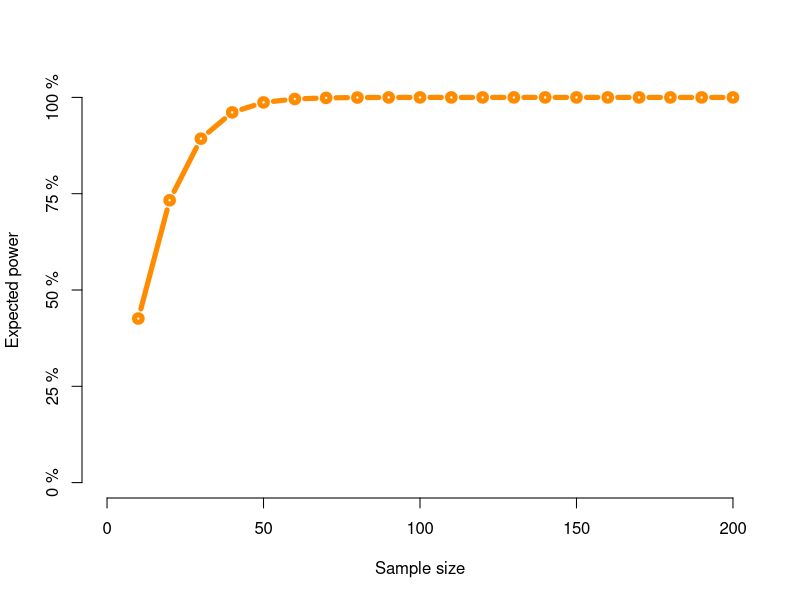
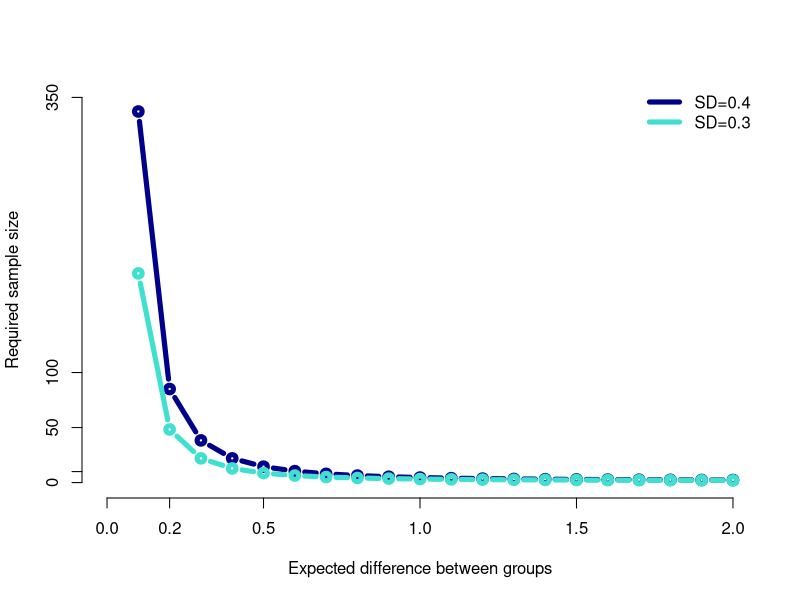

Write R code to recreate these figures, in order.
## ---- chunk 1
# 已知样本量计算power
power.prop.test(n=30,p1=0.5,p2=0.5) 

# 已知power计算样本量
power.prop.test(power=0.8,p1=0.7,p2=0.3) 


## ---- chunk 2
# 已知样本量求power
power.t.test(n=28,delta=0.5,sd=0.28,type="two.sample")   # 均值差值为0.5，离散程度sd为0.28

# 已知power求样本量
power.t.test(power=0.8,delta=0.5,sd=0.28,type="two.sample") 


## ---- chunk 3
# 已知样本量求power，然后画散点图
samplesizes <- seq(from=10,to=200,by=10)
power.samplesizes <- power.prop.test(n=samplesizes,p1=0.7,p2=0.3)$power
plot(samplesizes,
     power.samplesizes,
     xlim=c(0,200),
     xlab="Sample size",
     ylab="Expected power",
     ylim=c(0,1),
     type="b",
     col="darkorange",
     lwd=5,axes=FALSE)
axis(1,at=c(0,50,100,150,200))
axis(2,at=c(0,0.25,0.5,0.75,1),labels=paste(c(0,25,50,75,100),"%")) 




# 已知power求sample，然后求散点图
differences <- seq(from=0.1,to=2,by=0.1)
samplesize.sd04 <- sapply(differences,  # 对difference中每个元素运行后面的函数
                          function(d){power.t.test(power=0.9,# 指定功效
                                                   delta=d,#赋值difference
                                                   sd=0.4,
                                                   type="two.sample")$n})
samplesize.sd03 <- sapply(differences,
                          function(d){power.t.test(power=0.9,
                                                   delta=d,
                                                   sd=0.3,
                                                   type="two.sample")$n})
plot(differences,
     samplesize.sd04,
     xlim=c(0,2),
     xlab="Expected difference between groups",
     ylab="Required sample size",
     ylim=c(0,350),
     type="b",
     col="darkblue",
     lwd=5,axes=FALSE)
lines(differences, samplesize.sd03,col="turquoise",lwd=5,type="b")
axis(1,at=c(0,0.2,0.5,1,1.5,2))
axis(2,at=c(350,100,50,10,0))
legend(x="topright",lwd=5,bty="n",legend=c("SD=0.4","SD=0.3"),col=c("darkblue","turquoise")) 


